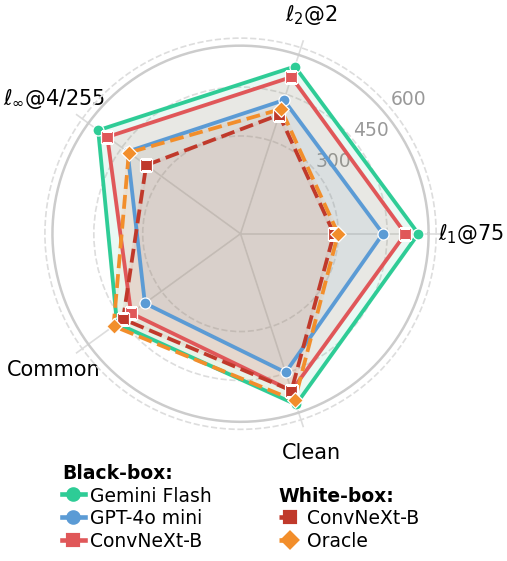

Here is the Python script that generated this plot:
#!/usr/bin/env python3
"""
Spider / radar chart comparing robust generalisation across threat models.
Run from: robust_training/
  python results_analysis_neurips2026/spider_robust.py
"""

import csv
from pathlib import Path
import numpy as np
import pandas as pd
import matplotlib
matplotlib.use("Agg")
import matplotlib.pyplot as plt
import matplotlib.lines as mlines
import matplotlib.patches as mpatches

# ── Paths ─────────────────────────────────────────────────────────────────────
RESULTS_DIR       = Path("./results_analysis_neurips2026")
CONVNEXT_EVAL_DIR = Path("./robustgenbench_eval/convnext_base_fb_in22k_TRADES_v2")

# ── Load data ─────────────────────────────────────────────────────────────────
tbl = pd.read_csv(RESULTS_DIR / "transfer_table.csv")
ft  = pd.read_csv(RESULTS_DIR / "fft50.csv", index_col=0)

DATASETS = sorted(tbl["dataset"].unique())
DATASET_NAME_MAP = {
    "Caltech-101":   "caltech101",
    "FGVC Aircraft": "fgvc-aircraft-2013b",
    "Flowers-102":   "flowers-102",
    "Oxford Pet":    "oxford-iiit-pet",
    "Stanford Cars": "stanford_cars",
    "UC Merced":     "uc-merced-land-use-dataset",
}

AXES = [
    (r"$\ell_1$@75",         "l1@75",  "L1_acc",    "l1_eps75"),
    (r"$\ell_2$@2",          "l2@2",   "L2_acc",    "l2_eps2"),
    (r"$\ell_\infty$@4/255", "linf@4", "Linf_acc",  "linf_eps4"),
    (r"Common",              "sev@3",  "common_acc", "common_severity3"),
    (r"Clean",               "clean",  "clean_acc",  "clean"),
]
N_AXES    = len(AXES)
ax_labels = [a[0] for a in AXES]

# ── Helpers ───────────────────────────────────────────────────────────────────
def llm_worst_sum(target, pert_col):
    if pert_col == "clean":
        sub  = tbl[(tbl["target"] == target) & (tbl["surrogate"] == "CLIP ViT-B/16")]
        vals = sub.set_index("dataset")["clean"]
    else:
        sub  = tbl[tbl["target"] == target]
        vals = sub.groupby("dataset")[pert_col].min()
    return float(sum(vals.get(ds, np.nan) for ds in DATASETS))

_ft_single = ft[(ft["backbone_name"] == "convnext_b,sup,in22k") & (ft["loss_function"] == "TRADES")]

def convnext_wb_sum(ft_col):
    return float(_ft_single[ft_col].sum() * 100)

def oracle_sum(ft_col):
    return float(ft.groupby("dataset")[ft_col].max().sum() * 100)

def _load_convnext_transfer():
    data = {}
    if not CONVNEXT_EVAL_DIR.exists():
        print(f"WARNING: {CONVNEXT_EVAL_DIR} not found.")
        return data
    for csv_path in CONVNEXT_EVAL_DIR.glob("*.csv"):
        with open(csv_path) as f:
            for row in csv.DictReader(f):
                data[(row["dataset"], row["label"])] = float(row["accuracy"])
    return data

_convnext_transfer = _load_convnext_transfer()
print(tbl[tbl["target"] == "Gemini Flash (no think)"][["dataset", "surrogate", "linf@4"]].to_string())



_SURROGATES = [
    "zeroshot_clip_vitb16_laion2b", "zeroshot_clip_vith14_laion2b",
    "zeroshot_metaclip_vith14_fullcc2_5b", "zeroshot_siglip2_so400m_patch14_384",
]

print("\nConvNeXt transfer coverage (linf_eps4):")
for ds in DATASETS:
    ds_key = DATASET_NAME_MAP[ds]
    print(f"\n  {ds}:")
    for surrogate in _SURROGATES:
        matching = [(lbl, round(v,4)) for (d, lbl), v in _convnext_transfer.items()
                    if d == ds_key and surrogate in lbl and "linf_eps4" in lbl]
        print(f"    {surrogate}: {matching}")

def convnext_transfer_worst_sum(label_fragment):
    total = 0.0
    for ds in DATASETS:
        ds_key = DATASET_NAME_MAP[ds]
        if label_fragment == "clean":
            acc = _convnext_transfer.get((ds_key, "clean"), np.nan)
        elif label_fragment == "common_severity3":
            acc = _convnext_transfer.get((ds_key, "common__common_severity3"), np.nan)
        else:
            accs = []
            for surrogate in _SURROGATES:
                accs.extend(v for (d, lbl), v in _convnext_transfer.items()
                            if d == ds_key and surrogate in lbl and label_fragment in lbl)
            acc = min(accs) if accs else np.nan
        total += acc if not np.isnan(acc) else 0.0
    return total * 100

# ── Assemble values ───────────────────────────────────────────────────────────
VMAX = 600.0

# Each entry: (label, color, linestyle, marker, values)
MODELS = [
    # Black-box
    ("Gemini Flash", "#2ECC96", "-",  "o", [llm_worst_sum("Gemini Flash (no think)", p) for _,p,_,_ in AXES]),
    ("GPT-4o",       "#5B9BD5", "-",  "o", [llm_worst_sum("GPT-4o", p)                  for _,p,_,_ in AXES]),
    ("ConvNeXt-B",   "#E05759", "-",  "s", [convnext_transfer_worst_sum(frag)            for _,_,_,frag in AXES]),
    # White-box
    ("ConvNeXt-B",   "#C0392B", "--", "s", [convnext_wb_sum(f)  for _,_,f,_ in AXES]),
    ("Oracle",       "#F28E2B", "--", "D", [oracle_sum(f)        for _,_,f,_ in AXES]),
]

print("Sum scores (max=600):")
for label, *_, vals in MODELS:
    print(f"  {label:<15} " + "  ".join(f"{v:6.1f}" for v in vals))

# ── Plot ──────────────────────────────────────────────────────────────────────
plt.rcParams.update({
    "font.family": "sans-serif",
    "font.size":   5.5,
    "figure.dpi":  300,
})

angles  = np.linspace(0, 2 * np.pi, N_AXES, endpoint=False).tolist()
angles += angles[:1]

fig, ax = plt.subplots(figsize=(1.75, 2.10), subplot_kw={"polar": True})
fig.patch.set_facecolor("white")
ax.set_facecolor("white")

for label, color, ls, mk, vals in MODELS:
    norm   = [v / VMAX for v in vals]
    closed = norm + [norm[0]]
    alpha  = 0.06 if ls == "--" else 0.10
    ax.plot(angles, closed, color=color, linewidth=0.9, linestyle=ls, zorder=4)
    ax.fill(angles, closed, color=color, alpha=alpha, zorder=3)
    ax.scatter(angles[:-1], norm, s=7, marker=mk, color=color,
               edgecolors="white", linewidths=0.3, zorder=5)

ax.set_xticks(angles[:-1])
ax.set_xticklabels(ax_labels, fontsize=5.0, linespacing=1.1)
ax.tick_params(axis='x', pad=-4)

r_ticks = [300, 450, 600]
ax.set_yticks([v / VMAX for v in r_ticks])
ax.set_yticklabels([str(v) for v in r_ticks], fontsize=4.5, color="#999999")
ax.set_ylim(0, 1.04)
ax.set_rlabel_position(40)

ax.yaxis.grid(True, color="#DDDDDD", linewidth=0.4, linestyle="--")
ax.xaxis.grid(True, color="#DDDDDD", linewidth=0.4)
ax.spines["polar"].set_visible(False)
theta_ring = np.linspace(0, 2 * np.pi, 300)
ax.plot(theta_ring, np.full_like(theta_ring, 1.0 / 1.04),
        color="#CCCCCC", linewidth=0.6, zorder=20, clip_on=False)

# ── Legend — two separate legends stacked ─────────────────────────────────────
FS = 4.5

bb_handles = [
    mlines.Line2D([], [], color="#2ECC96", lw=1.1, ls="-",  marker="o", ms=2.5, label="Gemini Flash"),
    mlines.Line2D([], [], color="#5B9BD5", lw=1.1, ls="-",  marker="o", ms=2.5, label="GPT-4o mini"),
    mlines.Line2D([], [], color="#E05759", lw=1.1, ls="-",  marker="s", ms=2.5, label="ConvNeXt-B"),
]
wb_handles = [
    mlines.Line2D([], [], color="#C0392B", lw=1.1, ls="--", marker="s", ms=2.5, label="ConvNeXt-B"),
    mlines.Line2D([], [], color="#F28E2B", lw=1.1, ls="--", marker="D", ms=2.5, label="Oracle"),
]

leg1 = ax.legend(
    handles=bb_handles,
    title="Black-box:",
    title_fontsize=FS,
    loc="lower left",
    bbox_to_anchor=(0.02, -0.32),
    frameon=False,
    fontsize=FS,
    handlelength=1.2,
    handletextpad=0.3,
    labelspacing=0.2,
)
leg1._legend_box.align = "left"
leg1.get_title().set_fontweight("bold")   # ← add this
ax.add_artist(leg1)

leg2 = ax.legend(
    handles=wb_handles,
    title="White-box:",
    title_fontsize=FS,
    loc="lower right",
    bbox_to_anchor=(0.98, -0.32),
    frameon=False,
    fontsize=FS,
    handlelength=1.2,
    handletextpad=0.3,
    labelspacing=0.2,
)
leg2._legend_box.align = "left"
leg2.get_title().set_fontweight("bold")   # ← add this

# ── Save ──────────────────────────────────────────────────────────────────────
out = RESULTS_DIR / "spider_robust.png"
out.parent.mkdir(parents=True, exist_ok=True)
fig.savefig(out, dpi=300, bbox_inches="tight", pad_inches=0.01)
print(f"Saved -> {out}")
